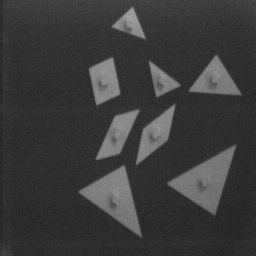
//> input picture src/pandore-visu/example/tangram.bmp, 256 x 256 px
$ ./fourier ../../src/pandore-visu/example/tangram.bmp 3   (built with g++ and OpenCV 4)
//> lines starting //> are read from the running program, lines starting //| are printed output that depends on the picture; after the words box and inside, x2 and y2 are one past the last pixel; in counts of white or black regions, pixels touching at a corner belong together
#include <iostream>
#include <cstdlib>
#include <string>
#include <math.h>
#include <opencv2/opencv.hpp>

using namespace cv;
using namespace std;

void
process(const char* imsname, int freq)
{
//> called with freq = 3
	Mat imsimg = imread(imsname,CV_LOAD_IMAGE_GRAYSCALE);
//> imsimg is the input picture: 256 rows x 256 cols, CV_8UC1; min 28, max 165, mean 58.7

	if(!imsimg.data){
		std::cerr << "No image data" << endl;
		exit(EXIT_FAILURE);
	}

	Mat padded;
    int m = getOptimalDFTSize( imsimg.rows );
//> m = 256
    int n = getOptimalDFTSize( imsimg.cols );
//> n = 256
    copyMakeBorder(imsimg, padded, 0, m - imsimg.rows, 0, n - imsimg.cols, BORDER_CONSTANT, Scalar::all(0));

    Mat planes[] = {Mat_<float>(padded), Mat::zeros(padded.size(), CV_32F)};
//> planes[1]: 256 rows x 256 cols, CV_32FC1; every value is 0
    Mat complexI;
    merge(planes, 2, complexI);

    dft(complexI, complexI);

    split(complexI, planes);
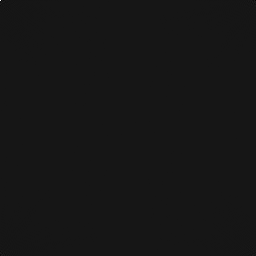
//> planes[0]: 256 rows x 256 cols, CV_32FC1; min -365540.8, max 3850230, mean 48; drawn with min black and max white
    Mat mag = planes[0].clone();
    Mat arg = planes[1].clone();
    cartToPolar(planes[0], planes[1], mag, arg);
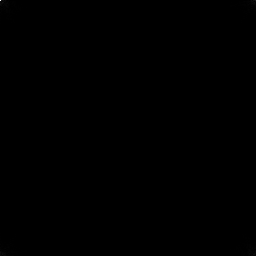
//> mag: 256 rows x 256 cols, CV_32FC1; min 5, max 3850230, mean 1769.4; drawn with min black and max white
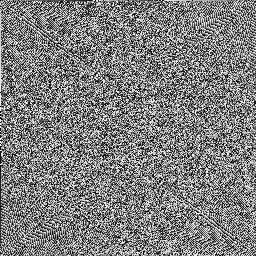
//> arg: 256 rows x 256 cols, CV_32FC1; min 0, max 6.28, mean 3.14; drawn with min black and max white

    mag += Scalar::all(1);
    log(mag, mag);

    // crop the spectrum, if it has an odd number of rows or columns
    mag = mag(Rect(0, 0, mag.cols & -2, mag.rows & -2));
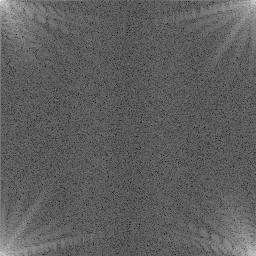
//> mag: 256 rows x 256 cols, CV_32FC1; min 1.79, max 15.16, mean 6.78; drawn with min black and max white

    // rearrange the quadrants of Fourier image  so that the origin is at the image center
    int ci = mag.rows;
//> ci = 256
    int cj = mag.cols;
//> cj = 256
	Mat magC = mag.clone();
    Mat argC = arg.clone();
	for(int i = 0; i < ci; ++i)
	{
		for(int j = 0; j < cj; ++j)
		{
			magC.at<float>(i,j) = mag.at<float>((i + ci/2)%ci, (j + cj/2)%cj);
			argC.at<float>(i,j) = arg.at<float>((i + ci/2)%ci, (j + cj/2)%cj);
		}
	}
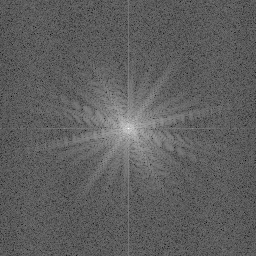
//> magC: 256 rows x 256 cols, CV_32FC1; min 1.79, max 15.16, mean 6.78; drawn with min black and max white
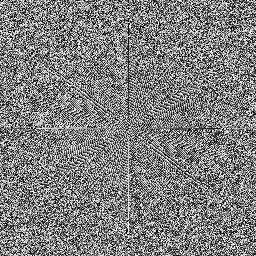
//> argC: 256 rows x 256 cols, CV_32FC1; min 0, max 6.28, mean 3.14; drawn with min black and max white

	Mat magCM = magC.clone();
	magCM.at<float>((freq + ci/2)%ci, ci/2) = 0;
//> magCM: 256 rows x 256 cols, CV_32FC1; 1 pixels changed, all inside (x1, y1, x2, y2) = (128, 131, 129, 132)
	magCM.at<float>((-freq + ci/2)%ci, ci/2) = 0;
//> magCM: 256 rows x 256 cols, CV_32FC1; min 0, max 15.16, mean 6.78

	for(int i = 0; i < ci; ++i)
	{
		for(int j = 0; j < cj; ++j)
		{
			mag.at<float>(i,j) = magCM.at<float>((i + ci/2)%ci, (j + cj/2)%cj);
		}
	}
//> mag: 256 rows x 256 cols, CV_32FC1; 2 pixels changed, all inside (x1, y1, x2, y2) = (0, 3, 1, 254)

	exp(mag, mag);
	mag -= Scalar::all(1);

	polarToCart(mag, arg, planes[0], planes[1]);
	merge(planes, 2, complexI);
	Mat inverseTransform;
    dft(complexI, inverseTransform, DFT_INVERSE|DFT_REAL_OUTPUT);

    normalize(magC, magC, 0, 255, CV_MINMAX);
    normalize(magCM, magCM, 0, 255, CV_MINMAX);
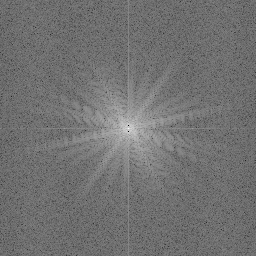
//> magCM: 256 rows x 256 cols, CV_32FC1; min 0, max 255, mean 114
    normalize(argC, argC, 0, 255, CV_MINMAX);
    normalize(planes[0], planes[0], 0, 255, CV_MINMAX);
    normalize(inverseTransform, inverseTransform, 0, 255, CV_MINMAX);

    imwrite("magnitude.png", magC);
    imwrite("magnitude-modify.png", magCM);
    imwrite("phase.png", argC);
    imwrite("inverse.png", inverseTransform);
}

void
usage(const char* s)
{
	std::cerr<<"Usage: "<<s<<" <ims> <freq>"<<std::endl;
	exit(EXIT_FAILURE);
}

#define param 2
int
main(int argc, char* argv[])
{
	if(argc != (param+1))
		usage(argv[0]);
	process(argv[1],atoi(argv[2]));
	return EXIT_SUCCESS;
}
